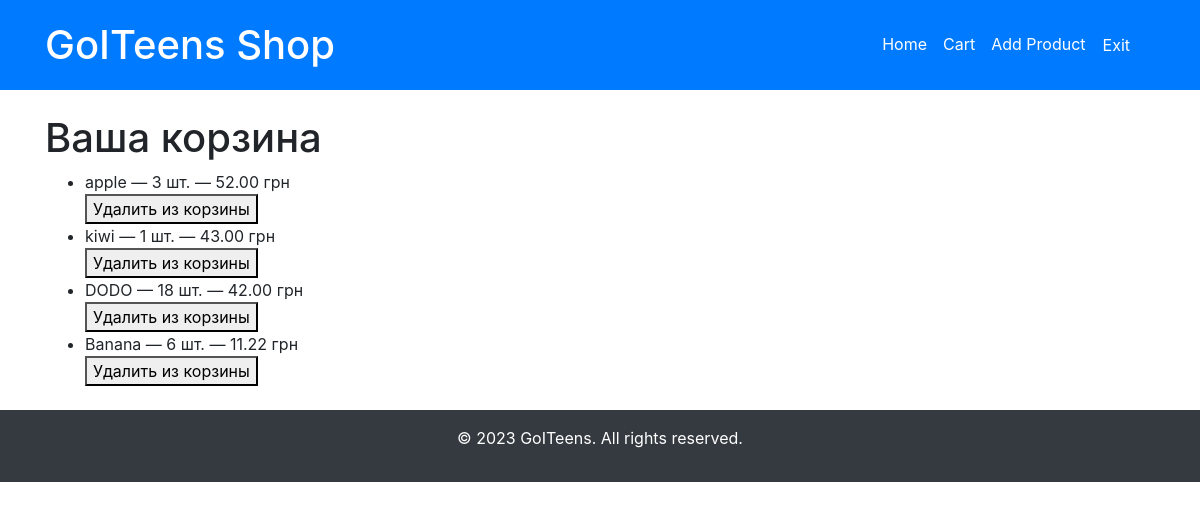
The app's page /cart/ (signed in), older data.
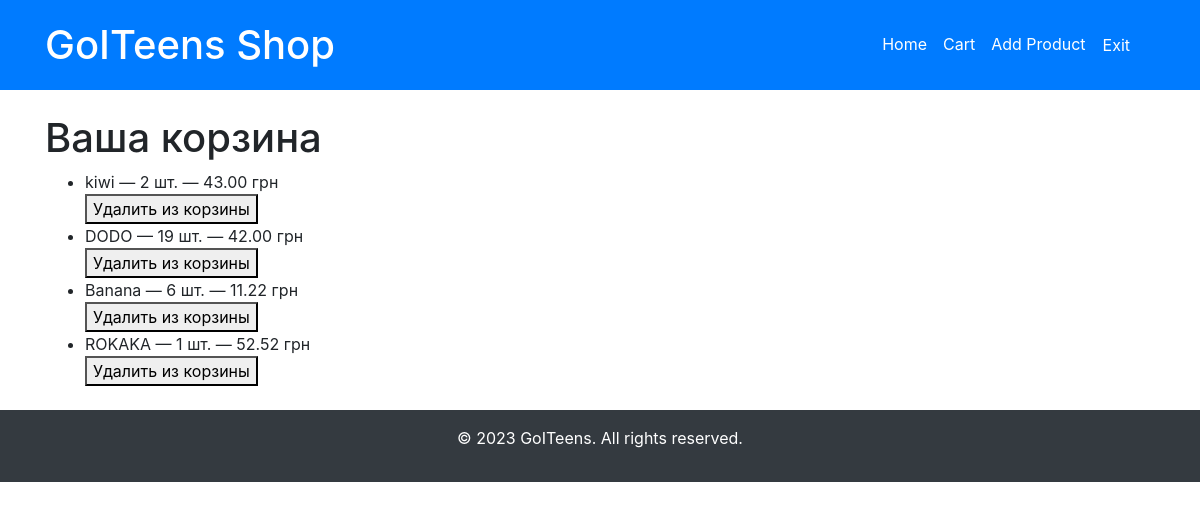
The same page, newer data.
### myapp/models.py (models this page shows, shortened)
class CartItem(models.Model):
    user = models.ForeignKey(User, on_delete=models.CASCADE)
    product = models.ForeignKey(Product, on_delete=models.CASCADE)
    count = models.PositiveIntegerField(default=1)

class Product(models.Model):
    name = models.CharField(max_length=100)
    description = models.TextField()
    price = models.DecimalField(max_digits=10, decimal_places=2)
    is_top = models.BooleanField(default=False)
    photo = models.CharField(max_length=20, null=True)

### myapp/views.py (the view)
# urls.py: path('cart/', cart_view, name='cart'),
def cart_view(request):
    if not request.user.is_authenticated:
        return redirect('login')
    cart_items = CartItem.objects.filter(user=request.user)
    return render(request, 'cart.html', {'cart_items': cart_items})

### myapp/templates/cart.html (shortened to what this page needs)
{% extends 'base.html' %}
{% block content %}
    <h1>Ваша корзина</h1>
    <ul>
      {% for item in cart_items %}
        <li>
          {{ item.product.name }} — {{ item.count }} шт. — {{ item.product.price }} грн
          <form method="post" action="{% url 'remove_from_cart' item.product.id %}">
            <button type="submit">Удалить из корзины</button>
          </form>
        </li>
      {% endfor %}
    </ul>
{% endblock %}

### myapp/templates/base.html (shortened to what this page needs)
{% load static %}
<!DOCTYPE html>
<html lang="en">
<head>
  <link href="https://stackpath.bootstrapcdn.com/bootstrap/4.3.1/css/bootstrap.min.css" rel="stylesheet">
  <link rel="stylesheet" href="{% static 'css/style.css' %}">
</head>
<body>
<header class="bg-primary text-white p-3">
  <div class="container d-flex justify-content-between align-items-center">
    <h1 class="mb-0">GoITeens Shop</h1>
    <nav class="navbar navbar-expand-lg navbar-dark bg-primary">
      <div class="collapse navbar-collapse" id="navbarNav">
        <ul class="navbar-nav">
          <li class="nav-item">
            <a class="nav-link text-white" href="{% url 'home' %}">Home</a>
          </li>
          <li class="nav-item">
            <a class="nav-link text-white" href="{% url 'cart' %}" target="_blank">Сart</a>
          </li>
          {% if user.is_superuser %}
            <li class="nav-item">
              <a class="nav-link text-white" href="{% url 'add_product' %}">Add Product</a>
            </li>
          {% endif %}
          {% if user.is_authenticated %}
            <li class="nav-item">
              <form action="{% url 'logout' %}" method="post" class="d-inline">
                <button type="submit" class="btn btn-link nav-link text-white">Exit</button>
              </form>
            </li>
          {% endif %}
        </ul>
      </div>
    </nav>
  </div>
</header>
  <div class="container my-4">
    {% block content %}
    {% endblock %}
  </div>
  <footer class="bg-dark text-white text-center py-3">
    <p>&copy; 2023 GoITeens. All rights reserved.</p>
  </footer>
</body>
</html>

Row changes from the older to the newer data that the page shows:
removed CartItem: product.name "apple", count "3", product.price "52.00"
changed CartItem "kiwi": count "1" → "2"
changed CartItem "DODO": count "18" → "19"
added CartItem: product.name "ROKAKA", count "1", product.price "52.52"
